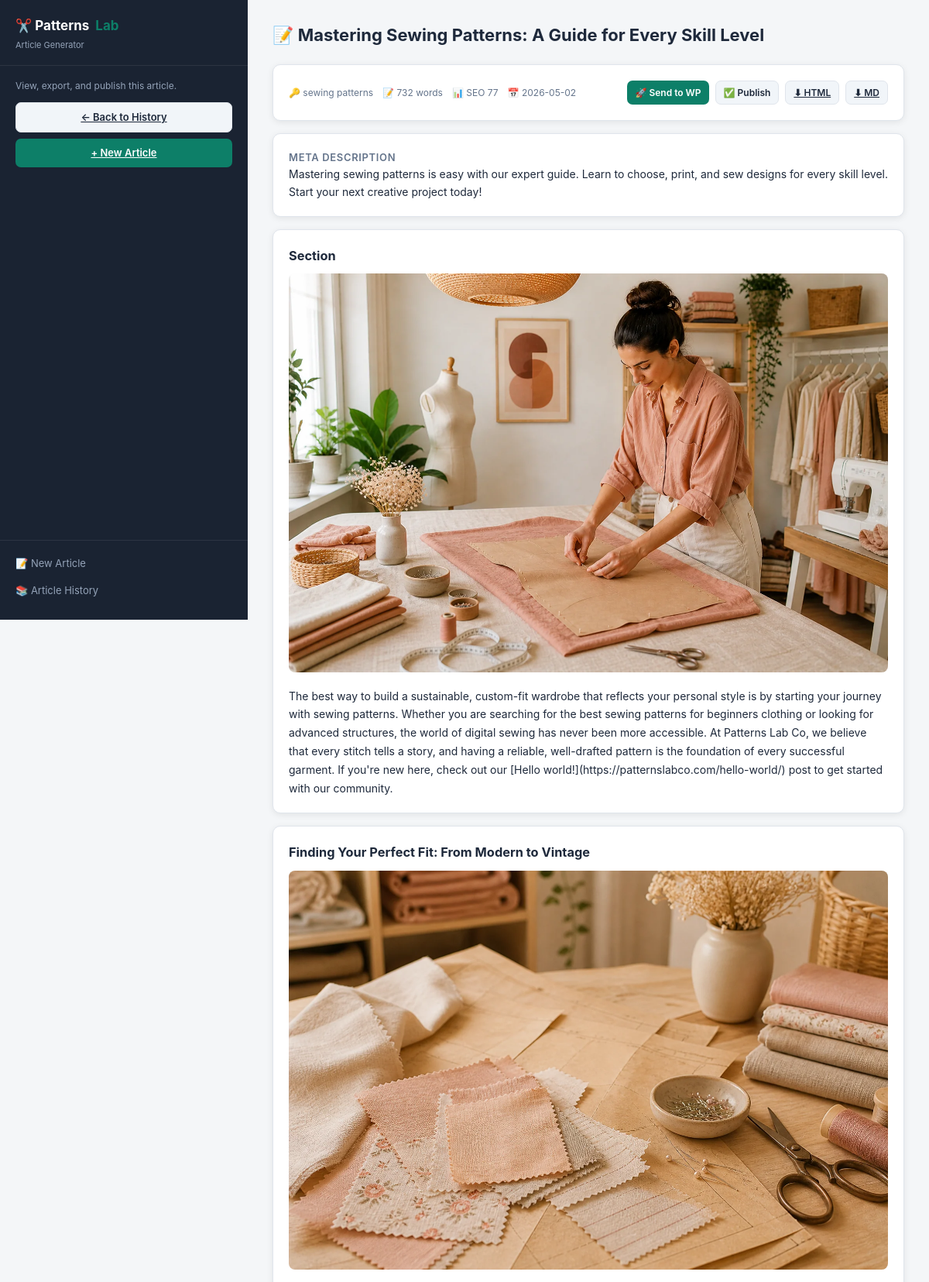
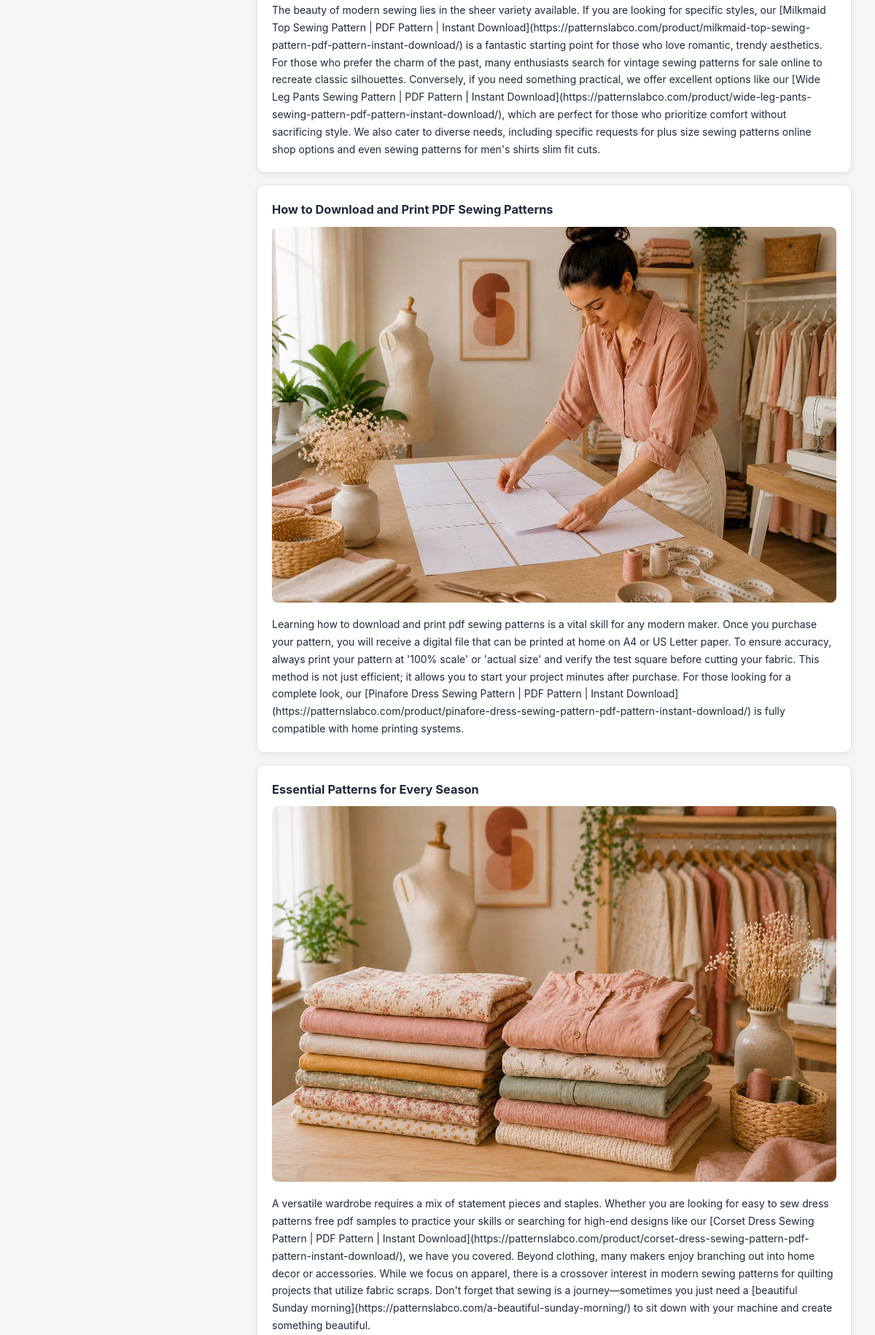
The app's page /article/1 (upper part) with its own data (2 pictures, top to bottom).
### tables this page shows
CREATE TABLE articles (
                id INTEGER PRIMARY KEY AUTOINCREMENT,
                keyword TEXT,
                seo_title TEXT,
                meta_description TEXT,
                slug TEXT,
                sections TEXT,
                faq TEXT,
                sources TEXT,
                word_count INTEGER DEFAULT 0,
                seo_score INTEGER DEFAULT 0,
                created_at DATETIME DEFAULT CURRENT_TIMESTAMP,
                updated_at DATETIME DEFAULT CURRENT_TIMESTAMP
            );

### article/app.py (the view)
@article_bp.route("/view/<int:article_id>")
@article_bp.route("/article/<int:article_id>")
@article_bp.route("/<int:article_id>")
def view_article(article_id: int):
    article = db.get_article(article_id)
    if not article:
        return render_template("article_view.html", article_base="/article", article=None, not_found=True), 404
    return render_template("article_view.html", article_base="/article", article=article, not_found=False)

### app.py (called while the page is built)
def get_session_id():
    sid = request.cookies.get("ph_sid")
    if not sid:
        sid = uuid.uuid4().hex
    return sid

@app.after_request
def set_session_cookie(response):
    sid = request.cookies.get("ph_sid")
    if not sid:
        sid = get_session_id()
        response.set_cookie("ph_sid", sid, max_age=365 * 24 * 60 * 60, httponly=True, samesite="Lax")
    return response

### article/database.py (called while the page is built)
def get_conn():
    conn = sqlite3.connect(DB_PATH)
    conn.row_factory = sqlite3.Row
    return conn

def get_article(article_id: int) -> dict | None:
    with get_conn() as conn:
        row = conn.execute("SELECT * FROM articles WHERE id=?", (article_id,)).fetchone()
    if not row:
        return None
    d = dict(row)
    d["sections"] = json.loads(d["sections"] or "[]")
    d["faq"] = json.loads(d["faq"] or "[]")
    d["sources"] = json.loads(d["sources"] or "[]")
    return d

### article/templates/article_view.html (shortened to what this page needs)
{% extends "article_base.html" %}
{% block sidebar %}
<div class="sidebar-body">
  <div style="font-size:12px;color:#94a3b8;margin-bottom:12px;">View, export, and publish this article.</div>
  <a href="{{ article_base }}/history" class="btn btn-secondary w-full" style="justify-content:center;">← Back to History</a>
  <a href="{{ article_base }}/" class="btn btn-primary w-full" style="justify-content:center;margin-top:8px;">+ New Article</a>
</div>
{% endblock %}
{% block content %}
{% if not_found %}
  <div class="page-title">Article not found</div>
  <div class="card">The requested article does not exist.</div>
{% else %}
  <div class="page-title">📝 {{ article.seo_title or article.keyword or 'Untitled' }}</div>
  <div class="card" style="display:flex;align-items:center;justify-content:space-between;gap:12px;flex-wrap:wrap;">
    <div style="font-size:12px;color:var(--text-muted);display:flex;gap:12px;flex-wrap:wrap;">
      <span>🔑 {{ article.keyword }}</span>
      <span>📝 {{ article.word_count or 0 }} words</span>
      <span>📊 SEO {{ article.seo_score or 0 }}</span>
      <span>📅 {{ article.created_at[:10] if article.created_at else '' }}</span>
    </div>
    <div style="display:flex;gap:8px;flex-wrap:wrap;">
      <button class="btn btn-primary btn-sm" onclick="publishToWordPress({{ article.id }}, 'draft', this)">🚀 Send to WP</button>
      <button class="btn btn-secondary btn-sm" onclick="publishToWordPress({{ article.id }}, 'publish', this)">✅ Publish</button>
      <a href="{{ article_base }}/api/export/{{ article.id }}?format=html" class="btn btn-secondary btn-sm">⬇ HTML</a>
      <a href="{{ article_base }}/api/export/{{ article.id }}?format=markdown" class="btn btn-secondary btn-sm">⬇ MD</a>
    </div>
  </div>
  <div class="card">
    <div class="card-title">Meta Description</div>
    <div>{{ article.meta_description or '' }}</div>
  </div>
  {% for s in article.sections %}
  <div class="card">
    <h3 style="margin-bottom:10px;">{{ s.heading or 'Section' }}</h3>
    {% if s.image_url %}
      <img src="{{ s.image_url }}" alt="{{ s.heading or 'Section image' }}" style="max-width:100%;border-radius:8px;margin-bottom:12px;" />
    {% endif %}
    <div style="white-space:pre-wrap;line-height:1.7;">{{ s.body or '' }}</div>
  </div>
  {% endfor %}
{% endif %}
{% endblock %}

### article/templates/article_base.html (shortened to what this page needs)
<!DOCTYPE html>
<html lang="en">
<head>
</head>
<body>
<div class="layout">
  <aside class="sidebar">
    <div class="sidebar-header">
      <div class="sidebar-logo">✂️ Patterns<span>Lab</span></div>
      <div class="sidebar-subtitle">Article Generator</div>
    </div>
    {% block sidebar %}{% endblock %}
    <div class="sidebar-nav">
      <a href="{{ article_base }}/" class="{% if request.path == '/' %}active{% endif %}">📝 New Article</a>
      <a href="{{ article_base }}/history" class="{% if request.path == '/history' %}active{% endif %}">📚 Article History</a>
    </div>
  </aside>
  <main class="main">
    {% block content %}{% endblock %}
  </main>
</div>
</body>
</html>

### article/templates/article_base.html (style rules this page uses)
:root { --green: #0d7f68; --green-light: #e8f5f2; --green-dark: #096354; --bg: #f4f6f8; --sidebar-bg: #1a2332; --card-bg: #ffffff; --border: #e0e5ec; --text: #1e293b; --text-muted: #64748b; --danger: #ef4444; --warning: #f59e0b; --success: #10b981; --info: #3b82f6; --radius: 10px; --shadow: 0 2px 8px rgba(0,0,0,0.08); }
* { box-sizing: border-box; margin: 0; padding: 0; }
body { font-family: -apple-system, BlinkMacSystemFont, 'Segoe UI', sans-serif; background: var(--bg); color: var(--text); font-size: 14px; line-height: 1.6; }
.layout { display: flex; min-height: 100vh; }
.sidebar { width: 320px; min-width: 280px; background: var(--sidebar-bg); color: #e2e8f0; padding: 0; flex-shrink: 0; display: flex; flex-direction: column; position: sticky; top: 0; height: 100vh; overflow-y: auto; }
.sidebar-header { padding: 20px 20px 16px; border-bottom: 1px solid rgba(255,255,255,0.08); }
.sidebar-logo { font-size: 17px; font-weight: 700; color: #fff; display: flex; align-items: center; gap: 8px; }
.sidebar-logo span { color: var(--green); }
.sidebar-subtitle { font-size: 11px; color: #94a3b8; margin-top: 3px; }
.sidebar-body { padding: 16px 20px; flex: 1; }
.sidebar-nav { padding: 12px 12px 20px; border-top: 1px solid rgba(255,255,255,0.08); margin-top: auto; }
.sidebar-nav a { display: block; color: #94a3b8; text-decoration: none; padding: 7px 8px; border-radius: 6px; font-size: 13px; }
.main { flex: 1; padding: 28px 32px; overflow-x: hidden; }
.page-title { font-size: 22px; font-weight: 700; margin-bottom: 20px; }
.card { background: var(--card-bg); border-radius: var(--radius); border: 1px solid var(--border); padding: 20px; margin-bottom: 16px; box-shadow: var(--shadow); }
.card-title { font-size: 13px; font-weight: 600; text-transform: uppercase; letter-spacing: 0.05em; color: var(--text-muted); }
.btn { display: inline-flex; align-items: center; gap: 6px; padding: 8px 16px; border-radius: 7px; border: none; cursor: pointer; font-size: 13px; font-weight: 600; transition: all 0.15s; font-family: inherit; }
.btn-primary { background: var(--green); color: #fff; }
.btn-secondary { background: #f1f5f9; color: var(--text); border: 1px solid var(--border); }
.btn-sm { padding: 5px 10px; font-size: 12px; }
.w-full { width: 100%; }

### records on screen
articles: seo_title "Mastering Sewing Patterns: A Guide for Every Skill Level", keyword "sewing patterns", word_count "732", seo_score "77", created_at "2026-05-02", meta_description "Mastering sewing patterns is easy with our expert guide. Learn to choose, print, and sew designs for every skill level. Start your next creative project today!"

### other values on screen
{{ s.heading or 'Section' }} "Section" "Finding Your Perfect Fit: From Modern to Vintage" "How to Download and Print PDF Sewing Patterns" "Essential Patterns for Every Season"
